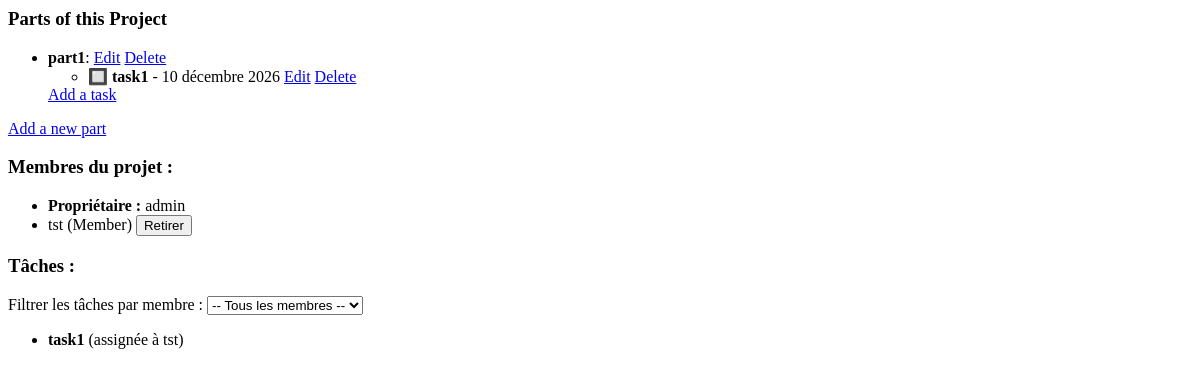
Before: /projects/project-test/project_detail/ (signed in) with the older database file.
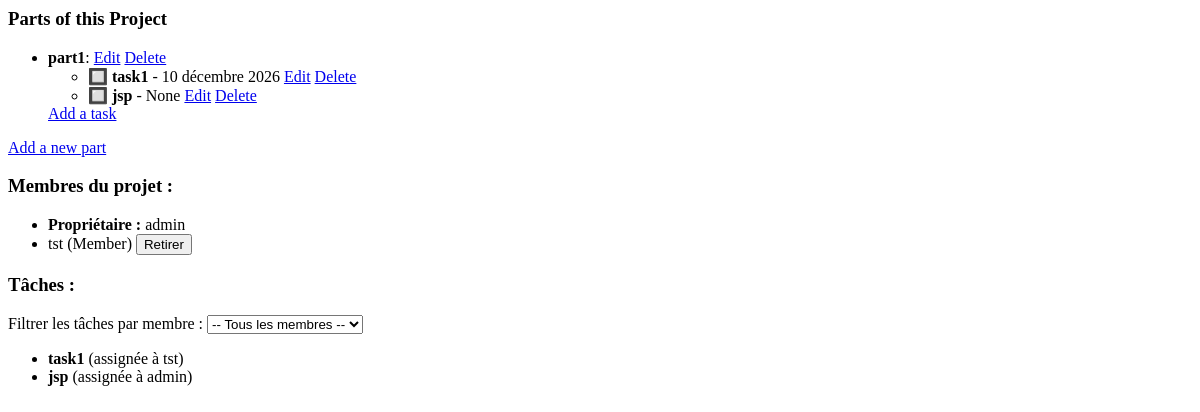
After: the same page with the newer database file.
### projects/models.py (models this page shows, shortened)
class ProjectPart(models.Model):
    project = models.ForeignKey(Project, on_delete=models.CASCADE, related_name='parts')
    title = models.CharField(max_length=100)
    description = models.TextField(blank=True)

class Task(models.Model):
    part = models.ForeignKey(ProjectPart, on_delete=models.CASCADE, related_name='tasks')
    title = models.CharField(max_length=100)
    description = models.TextField(blank=True)
    completed = models.BooleanField(default=False)
    due_date = models.DateField(null=True, blank=True)
    assigned_to = models.ForeignKey(User, null=True, blank=True, on_delete=models.SET_NULL, related_name='assigned_tasks')

class ProjectMembership(models.Model):
    ROLE_CHOICES = (
        ('member', 'Member'),
        ('manager', 'Manager'),
    )
    user = models.ForeignKey(settings.AUTH_USER_MODEL, on_delete=models.CASCADE)
    project = models.ForeignKey(Project, on_delete=models.CASCADE)
    role = models.CharField(max_length=20, choices=ROLE_CHOICES, default='member')
    date_joined = models.DateTimeField(auto_now_add=True)
    class Meta:
        unique_together = ('user', 'project')

### users/models.py (models this page shows, shortened)
class User(AbstractUser):
    id = models.AutoField(primary_key=True)
    first_name = models.CharField(max_length=100)
    last_name = models.CharField(max_length=100)
    username = models.CharField(max_length=100, unique=True)
    password = models.CharField(max_length=255)  # Le mot de passe est géré par Django, mais il est explicitement mentionné ici
    email = models.EmailField(unique=True)
    bio = models.TextField(blank=True, null=True)
    profile_picture = models.ImageField(upload_to='profile_pictures/', blank=True, null=True)

### projects/views.py (the view)
# urls.py: path('<slug:slug>/project_detail/', project_detail, name='project_detail')
@login_required
def project_detail(request, slug):
    project = get_object_or_404(Project, slug=slug)
    parts = project.parts.all().prefetch_related('tasks')
    selected_user_id = request.GET.get('assigned_to')
    memberships = ProjectMembership.objects.filter(project=project).select_related('user')
    all_tasks = Task.objects.filter(part__project=project)
    if selected_user_id:
        all_tasks = all_tasks.filter(assigned_to_id=selected_user_id)
    return render(request, 'projects/project_detail.html', {
        'project': project,
        'parts': parts,
        'tasks': all_tasks,
        'memberships': memberships,  # 👈 le bon nom à utiliser dans le template
        'selected_user_id': int(selected_user_id) if selected_user_id else None
    })

### templates/projects/project_detail.html (shortened to what this page needs)
{% load project_tags %}
{% load static %}
<h3>Parts of this Project</h3>
<ul>
  {% for part in project.parts.all %}
    <li>
      <strong>{{ part.title }}</strong>: {{ part.description }}
      {% if user == project.owner or memberships|get_role:user == 'manager' %}
        <a href="{% url 'edit_part' part.id %}">Edit</a>
        <a href="{% url 'delete_part' part.id %}">Delete</a>
      {% endif %}
      <ul>
        {% for task in part.tasks.all %}
          <li>
            {% if task.completed %}✅{% else %}🔲{% endif %}
            <strong>{{ task.title }}</strong> - {{ task.due_date }}
            {% if user == project.owner or memberships|get_role:user == 'manager' %}
              <a href="{% url 'edit_task' task.id %}">Edit</a>
              <a href="{% url 'delete_task' task.id %}">Delete</a>
            {% endif %}
          </li>
        {% empty %}
          <li>No tasks yet for this part.</li>
        {% endfor %}
      </ul>
      {% if user == project.owner or memberships|get_role:user == 'manager' %}
        <a href="{% url 'add_task' part.id %}">Add a task</a>
      {% endif %}
    </li>
  {% empty %}
    <li>No parts yet.</li>
  {% endfor %}
</ul>
{% if user == project.owner or memberships|get_role:user == 'manager' %}
  <a href="{% url 'add_part' project.slug %}">Add a new part</a>
{% endif %}
<h3>Membres du projet :</h3>
<ul>
    <li><strong>Propriétaire :</strong> {{ project.owner.username }}</li>
    {% for membership in memberships %}
        <li>
            {{ membership.user.username }} ({{ membership.get_role_display }})
            {% if request.user == project.owner and membership.user != project.owner %}
                <form method="post" action="{% url 'remove_member' project.slug membership.user.id %}" style="display:inline;">
                    <button type="submit">Retirer</button>
                </form>
            {% endif %}
        </li>
    {% empty %}
        <li>Aucun autre membre.</li>
    {% endfor %}
</ul>
<h3>Tâches :</h3>
<form method="get" action="">
    <label for="assigned_to">Filtrer les tâches par membre :</label>
    <select name="assigned_to" id="assigned_to" onchange="this.form.submit()">
        <option value="">-- Tous les membres --</option>
    </select>
</form>
<ul>
    {% for task in tasks %}
        <li>
            <strong>{{ task.title }}</strong>
            {% if task.assigned_to %}
                (assignée à {{ task.assigned_to.username }})
            {% else %}
                (non assignée)
            {% endif %}
        </li>
    {% empty %}
        <li>Aucune tâche trouvée pour ce membre.</li>
    {% endfor %}
</ul>

Changed rows visible on the page:
added Task: title "jsp", due_date "None", assigned_to.username "admin"
